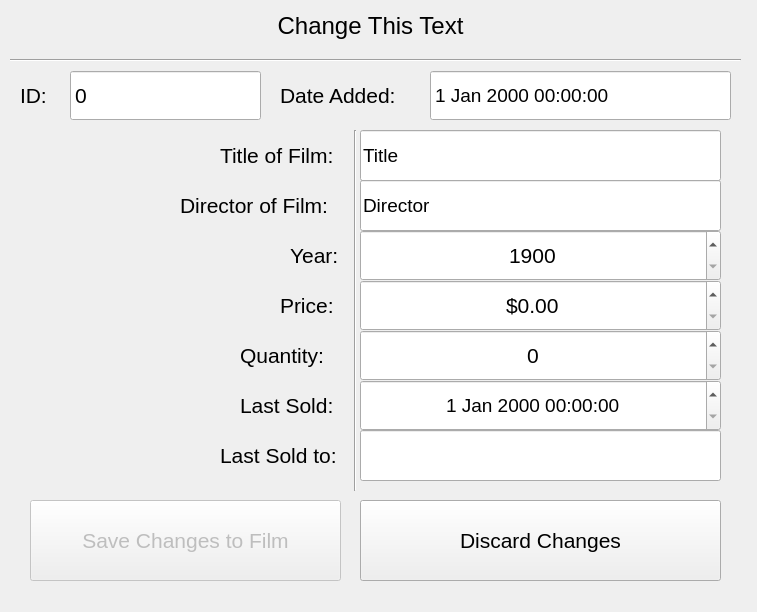
<?xml version="1.0" encoding="UTF-8"?>
<ui version="4.0">
 <class>PurchasesForm</class>
 <widget class="QMainWindow" name="PurchasesForm">
  <property name="geometry">
   <rect>
    <x>0</x>
    <y>0</y>
    <width>757</width>
    <height>612</height>
   </rect>
  </property>
  <property name="minimumSize">
   <size>
    <width>757</width>
    <height>612</height>
   </size>
  </property>
  <property name="maximumSize">
   <size>
    <width>757</width>
    <height>612</height>
   </size>
  </property>
  <property name="windowTitle">
   <string>Video Store</string>
  </property>
  <widget class="QWidget" name="centralwidget">
   <widget class="QLabel" name="purchasesHeaderText">
    <property name="geometry">
     <rect>
      <x>70</x>
      <y>10</y>
      <width>601</width>
      <height>31</height>
     </rect>
    </property>
    <property name="font">
     <font>
      <pointsize>18</pointsize>
     </font>
    </property>
    <property name="text">
     <string>Change This Text</string>
    </property>
    <property name="alignment">
     <set>Qt::AlignCenter</set>
    </property>
   </widget>
   <widget class="QLabel" name="label_2">
    <property name="geometry">
     <rect>
      <x>20</x>
      <y>80</y>
      <width>41</width>
      <height>31</height>
     </rect>
    </property>
    <property name="font">
     <font>
      <pointsize>16</pointsize>
     </font>
    </property>
    <property name="text">
     <string>ID:</string>
    </property>
   </widget>
   <widget class="Line" name="line">
    <property name="geometry">
     <rect>
      <x>10</x>
      <y>50</y>
      <width>731</width>
      <height>21</height>
     </rect>
    </property>
    <property name="orientation">
     <enum>Qt::Horizontal</enum>
    </property>
   </widget>
   <widget class="QSpinBox" name="purchasesIdField">
    <property name="geometry">
     <rect>
      <x>70</x>
      <y>70</y>
      <width>191</width>
      <height>51</height>
     </rect>
    </property>
    <property name="font">
     <font>
      <pointsize>16</pointsize>
     </font>
    </property>
    <property name="readOnly">
     <bool>true</bool>
    </property>
    <property name="buttonSymbols">
     <enum>QAbstractSpinBox::NoButtons</enum>
    </property>
   </widget>
   <widget class="QLabel" name="label_3">
    <property name="geometry">
     <rect>
      <x>280</x>
      <y>80</y>
      <width>141</width>
      <height>31</height>
     </rect>
    </property>
    <property name="font">
     <font>
      <pointsize>16</pointsize>
     </font>
    </property>
    <property name="text">
     <string>Date Added:</string>
    </property>
   </widget>
   <widget class="QDateTimeEdit" name="purchasesDateAddedField">
    <property name="geometry">
     <rect>
      <x>430</x>
      <y>70</y>
      <width>301</width>
      <height>51</height>
     </rect>
    </property>
    <property name="font">
     <font>
      <pointsize>14</pointsize>
     </font>
    </property>
    <property name="readOnly">
     <bool>true</bool>
    </property>
    <property name="buttonSymbols">
     <enum>QAbstractSpinBox::NoButtons</enum>
    </property>
   </widget>
   <widget class="Line" name="line_2">
    <property name="geometry">
     <rect>
      <x>340</x>
      <y>130</y>
      <width>31</width>
      <height>361</height>
     </rect>
    </property>
    <property name="orientation">
     <enum>Qt::Vertical</enum>
    </property>
   </widget>
   <widget class="QLabel" name="label_4">
    <property name="geometry">
     <rect>
      <x>220</x>
      <y>140</y>
      <width>131</width>
      <height>31</height>
     </rect>
    </property>
    <property name="font">
     <font>
      <pointsize>16</pointsize>
     </font>
    </property>
    <property name="text">
     <string>Title of Film:</string>
    </property>
   </widget>
   <widget class="QLineEdit" name="purchasesTitleField">
    <property name="geometry">
     <rect>
      <x>360</x>
      <y>130</y>
      <width>361</width>
      <height>51</height>
     </rect>
    </property>
    <property name="font">
     <font>
      <pointsize>14</pointsize>
     </font>
    </property>
    <property name="text">
     <string>Title</string>
    </property>
    <property name="maxLength">
     <number>110</number>
    </property>
   </widget>
   <widget class="QLabel" name="label_5">
    <property name="geometry">
     <rect>
      <x>180</x>
      <y>190</y>
      <width>171</width>
      <height>31</height>
     </rect>
    </property>
    <property name="font">
     <font>
      <pointsize>16</pointsize>
     </font>
    </property>
    <property name="text">
     <string>Director of Film:</string>
    </property>
   </widget>
   <widget class="QLineEdit" name="purchasesDirectorField">
    <property name="geometry">
     <rect>
      <x>360</x>
      <y>180</y>
      <width>361</width>
      <height>51</height>
     </rect>
    </property>
    <property name="font">
     <font>
      <pointsize>14</pointsize>
     </font>
    </property>
    <property name="text">
     <string>Director</string>
    </property>
    <property name="maxLength">
     <number>80</number>
    </property>
   </widget>
   <widget class="QLabel" name="label_6">
    <property name="geometry">
     <rect>
      <x>290</x>
      <y>240</y>
      <width>51</width>
      <height>31</height>
     </rect>
    </property>
    <property name="font">
     <font>
      <pointsize>16</pointsize>
     </font>
    </property>
    <property name="text">
     <string>Year:</string>
    </property>
   </widget>
   <widget class="QSpinBox" name="purchasesYearField">
    <property name="geometry">
     <rect>
      <x>360</x>
      <y>230</y>
      <width>361</width>
      <height>51</height>
     </rect>
    </property>
    <property name="font">
     <font>
      <pointsize>16</pointsize>
     </font>
    </property>
    <property name="alignment">
     <set>Qt::AlignCenter</set>
    </property>
    <property name="minimum">
     <number>1900</number>
    </property>
    <property name="maximum">
     <number>2100</number>
    </property>
   </widget>
   <widget class="QLabel" name="label_7">
    <property name="geometry">
     <rect>
      <x>280</x>
      <y>290</y>
      <width>61</width>
      <height>31</height>
     </rect>
    </property>
    <property name="font">
     <font>
      <pointsize>16</pointsize>
     </font>
    </property>
    <property name="text">
     <string>Price:</string>
    </property>
   </widget>
   <widget class="QDoubleSpinBox" name="purchasesPriceField">
    <property name="geometry">
     <rect>
      <x>360</x>
      <y>280</y>
      <width>361</width>
      <height>51</height>
     </rect>
    </property>
    <property name="font">
     <font>
      <pointsize>16</pointsize>
     </font>
    </property>
    <property name="alignment">
     <set>Qt::AlignCenter</set>
    </property>
    <property name="prefix">
     <string>$</string>
    </property>
   </widget>
   <widget class="QLabel" name="label_8">
    <property name="geometry">
     <rect>
      <x>240</x>
      <y>340</y>
      <width>101</width>
      <height>31</height>
     </rect>
    </property>
    <property name="font">
     <font>
      <pointsize>16</pointsize>
     </font>
    </property>
    <property name="text">
     <string>Quantity:</string>
    </property>
   </widget>
   <widget class="QSpinBox" name="purchasesQuantityField">
    <property name="geometry">
     <rect>
      <x>360</x>
      <y>330</y>
      <width>361</width>
      <height>51</height>
     </rect>
    </property>
    <property name="font">
     <font>
      <pointsize>16</pointsize>
     </font>
    </property>
    <property name="alignment">
     <set>Qt::AlignCenter</set>
    </property>
   </widget>
   <widget class="QLabel" name="label">
    <property name="geometry">
     <rect>
      <x>240</x>
      <y>390</y>
      <width>101</width>
      <height>31</height>
     </rect>
    </property>
    <property name="font">
     <font>
      <pointsize>16</pointsize>
     </font>
    </property>
    <property name="text">
     <string>Last Sold:</string>
    </property>
   </widget>
   <widget class="QDateTimeEdit" name="purchasesLastSoldField">
    <property name="geometry">
     <rect>
      <x>360</x>
      <y>380</y>
      <width>361</width>
      <height>51</height>
     </rect>
    </property>
    <property name="font">
     <font>
      <pointsize>14</pointsize>
     </font>
    </property>
    <property name="alignment">
     <set>Qt::AlignCenter</set>
    </property>
   </widget>
   <widget class="QLabel" name="label_9">
    <property name="geometry">
     <rect>
      <x>220</x>
      <y>440</y>
      <width>131</width>
      <height>31</height>
     </rect>
    </property>
    <property name="font">
     <font>
      <pointsize>16</pointsize>
     </font>
    </property>
    <property name="text">
     <string>Last Sold to:</string>
    </property>
   </widget>
   <widget class="QLineEdit" name="purchasesLastSoldTo">
    <property name="geometry">
     <rect>
      <x>360</x>
      <y>430</y>
      <width>361</width>
      <height>51</height>
     </rect>
    </property>
    <property name="font">
     <font>
      <pointsize>14</pointsize>
     </font>
    </property>
   </widget>
   <widget class="QPushButton" name="purchasesSaveChanges">
    <property name="enabled">
     <bool>false</bool>
    </property>
    <property name="geometry">
     <rect>
      <x>30</x>
      <y>500</y>
      <width>311</width>
      <height>81</height>
     </rect>
    </property>
    <property name="font">
     <font>
      <pointsize>16</pointsize>
     </font>
    </property>
    <property name="text">
     <string>Save Changes to Film</string>
    </property>
   </widget>
   <widget class="QPushButton" name="purchasesDiscardChanges">
    <property name="geometry">
     <rect>
      <x>360</x>
      <y>500</y>
      <width>361</width>
      <height>81</height>
     </rect>
    </property>
    <property name="font">
     <font>
      <pointsize>16</pointsize>
     </font>
    </property>
    <property name="text">
     <string>Discard Changes</string>
    </property>
   </widget>
  </widget>
 </widget>
 <resources/>
 <connections/>
</ui>
